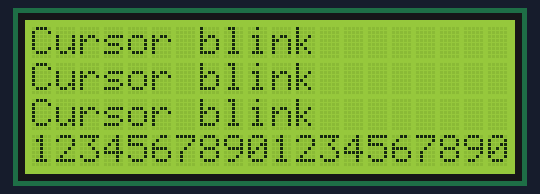
Recording of a sketch running on a simulated Arduino Uno, built with avr-gcc and run on an emulated ATmega328P. On the bench: 20×4 character LCD.

Above: at 0.2 s.
At 1.2 s:
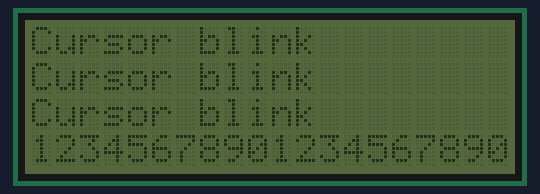

Measured:
- what the display in image 1 shows lasts 1.0 s, from 1.1 s to 2.1 s

The sketch:

test12c.ino
```cpp
//https://github.com/fdebrabander/Arduino-LiquidCrystal-I2C-library

#include <Wire.h>
#include <LiquidCrystal_I2C.h>

LiquidCrystal_I2C lcd(0x27, 20, 4);

void setup()
{

  lcd.begin();
}

void loop()
{

      lcd.clear();
      lcd.setCursor(0, 0);
      lcd.print("Cursor blink");
      lcd.setCursor(0, 1);
      lcd.print("Cursor blink");
      lcd.setCursor(0, 2);
      lcd.print("Cursor blink");
      lcd.setCursor(0, 3);
      lcd.print("12345678901234567890");


    delay(1000);
    lcd.noBacklight();

    delay(1000);
    lcd.backlight();

}
```
